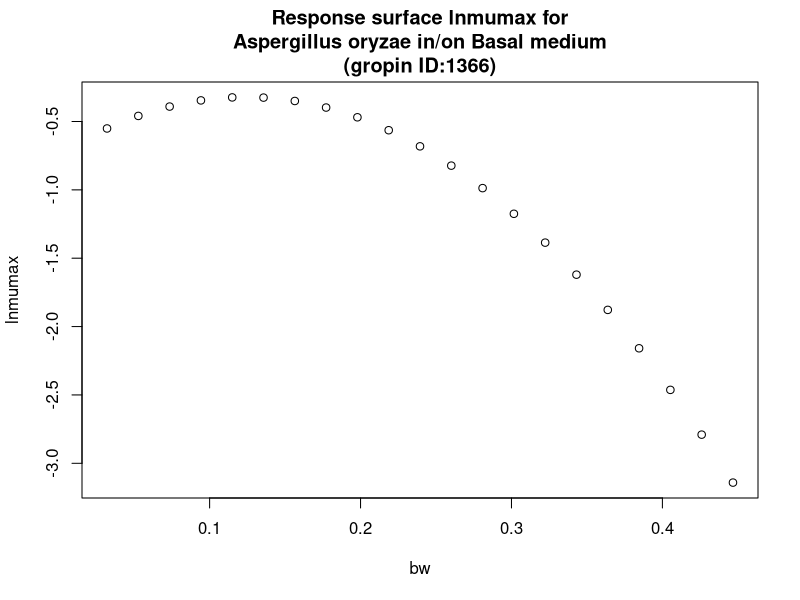

Recreate this plot in R.
#############################
# start of Parameter script
#############################
bw <- seq(0.032032,0.446753246753247,length.out=21)
#############################
# end of Parameter script
#############################
############################# 
# start of Model script Gropin ID 1366 
#############################
 
# constant coefficients for this model
 
variables <- data.frame(bw)
argumentsPar <- expand.grid(variables)
 
# heart of the model
response_surface <- function(bw) {
   mumax <-(-0.7385+6.720*bw-27.08*bw^2)

return(mumax=mumax)
} 

# output parameters
responseSurface <- cbind(argumentsPar,response_surface(argumentsPar['bw']))
colnames(responseSurface) <- c(colnames(argumentsPar),'lnmumax')
#############################
# End of Model script
#############################
############################# 
# start of Visualisation script Gropin ID 1366 
#############################
plot(bw,responseSurface$'lnmumax',xlab='bw',
                          ylab='lnmumax',main='Response surface lnmumax for
Aspergillus oryzae in/on Basal medium
(gropin ID:1366)')
#############################
# End of Visualisation script
#############################
